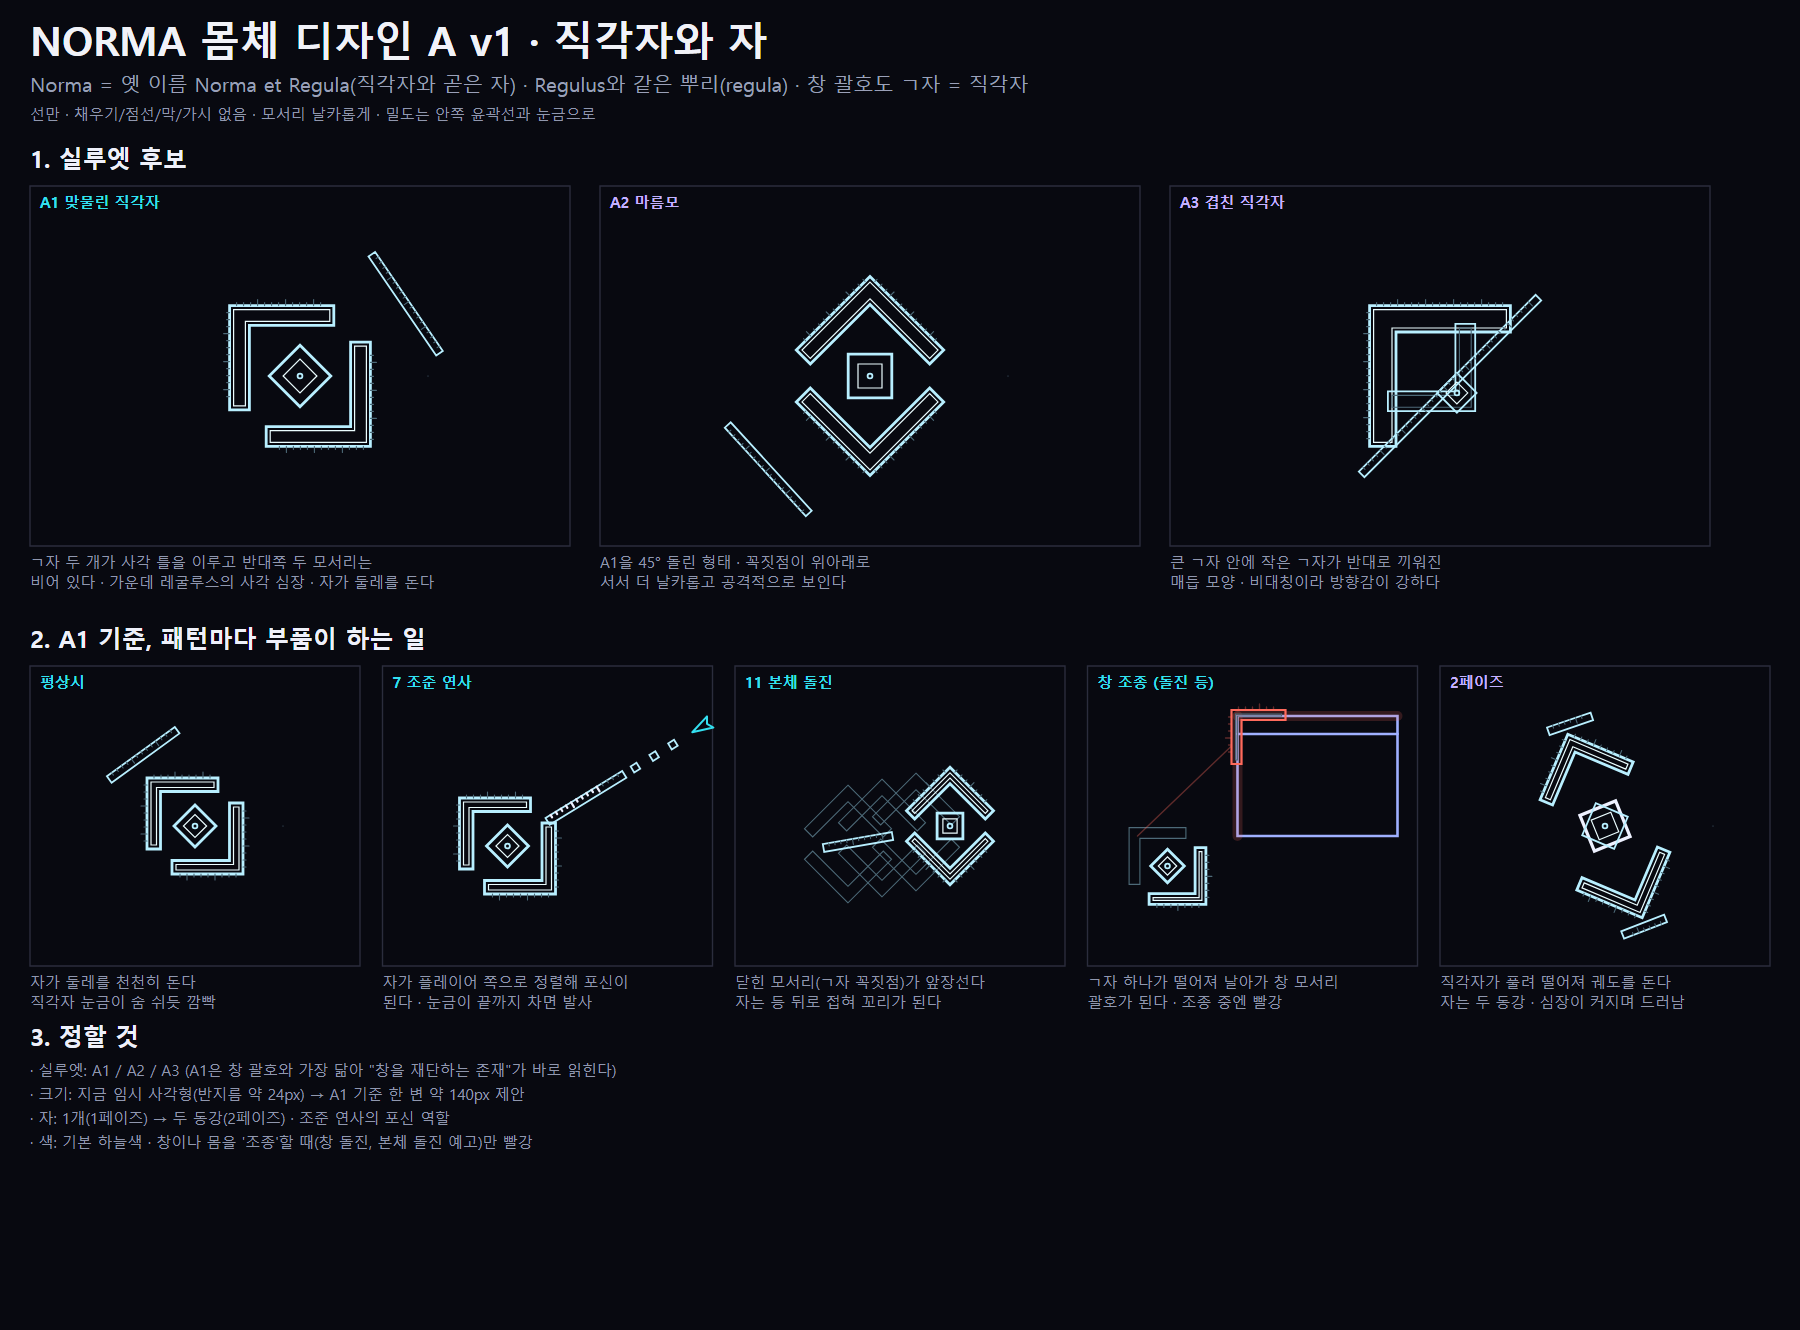

Reproduce this figure in Python.
"""NORMA body design A v1 (SVG): the carpenter's square and rule.

Norma was "Norma et Regula" (set square and rule); Regulus shares the root.
The body is two interlocking L set squares around Regulus' square heart, with
a graduated rule orbiting it. Lines only: no fills, no dashed lines, no
plates, no thorn spikes; density comes from inset contours and tick marks.
Usage: python Norma_Body_Design_A_v1.py <out_dir>
"""
import math, sys, os

OUT = sys.argv[1]
TAU = math.tau

STYLE = """
*{vector-effect:non-scaling-stroke}
.bg{fill:#080910}
.frame{fill:none;stroke:#2b2d3d;stroke-width:1.4}
.i{fill:none;stroke:#b8efff;stroke-width:1.8;stroke-linecap:round;stroke-linejoin:miter}
.it{fill:none;stroke:#b8efff;stroke-width:2.8;stroke-linecap:round;stroke-linejoin:miter}
.ig{fill:none;stroke:#b8efff;stroke-opacity:.20;stroke-width:9;stroke-linecap:round}
.id{fill:none;stroke:#4d6a78;stroke-width:1.1;stroke-linecap:round;stroke-linejoin:miter}
.ih{fill:none;stroke:#ebfdff;stroke-width:1.2;stroke-linecap:round;stroke-linejoin:miter}
.w{fill:none;stroke:#eef1ff;stroke-width:2.2;stroke-linecap:round;stroke-linejoin:miter}
.wt{fill:none;stroke:#eef1ff;stroke-width:3.2;stroke-linecap:round;stroke-linejoin:miter}
.b{fill:none;stroke:#7f93ff;stroke-width:1.6;stroke-linecap:round;stroke-linejoin:miter}
.bt{fill:none;stroke:#9fb0ff;stroke-width:2.6;stroke-linecap:round;stroke-linejoin:miter}
.v{fill:none;stroke:#c3b2ff;stroke-width:1.5;stroke-linecap:round;stroke-linejoin:miter}
.c{fill:none;stroke:#34e0f0;stroke-width:2;stroke-linecap:round;stroke-linejoin:round}
.r{fill:none;stroke:#ff6a5c;stroke-width:2.2;stroke-linecap:round;stroke-linejoin:miter}
.rd{fill:none;stroke:#ff6a5c;stroke-opacity:.35;stroke-width:1.4;stroke-linecap:round;stroke-linejoin:miter}
.rg{fill:none;stroke:#ff6a5c;stroke-opacity:.18;stroke-width:10;stroke-linecap:round}
.t1{font:700 40px 'Malgun Gothic','Noto Sans CJK KR',sans-serif;fill:#f1f2f8}
.t2{font:20px 'Malgun Gothic','Noto Sans CJK KR',sans-serif;fill:#9aa0b8}
.h{font:700 24px 'Malgun Gothic','Noto Sans CJK KR',sans-serif;fill:#eef0fa}
.s{font:15px 'Malgun Gothic','Noto Sans CJK KR',sans-serif;fill:#9097ae}
.hc{font:700 15px 'Malgun Gothic','Noto Sans CJK KR',sans-serif;fill:#34e0f0}
.hv{font:700 15px 'Malgun Gothic','Noto Sans CJK KR',sans-serif;fill:#c3b2ff}
.hb{font:700 13px 'Malgun Gothic','Noto Sans CJK KR',sans-serif;fill:#8fa2ff}
"""


class Svg:
    def __init__(self, w, h, title):
        self.w, self.h, self.title, self.o = w, h, title, []

    def path(self, cls, d):
        self.o.append(f'<path class="{cls}" d="{d}"/>')

    def line(self, cls, x1, y1, x2, y2):
        self.path(cls, f"M{x1:.1f} {y1:.1f} {x2:.1f} {y2:.1f}")

    def poly(self, cls, pts, close=True):
        self.path(cls, "M" + " ".join(f"{x:.1f} {y:.1f}" for x, y in pts) + ("Z" if close else ""))

    def circle(self, cls, x, y, r):
        self.o.append(f'<circle class="{cls}" cx="{x:.1f}" cy="{y:.1f}" r="{r:.1f}"/>')

    def arc(self, cls, x, y, r, a0, sweep):
        x0, y0 = x + math.cos(a0) * r, y + math.sin(a0) * r
        x1, y1 = x + math.cos(a0 + sweep) * r, y + math.sin(a0 + sweep) * r
        self.path(cls, f"M{x0:.1f} {y0:.1f} A{r:.1f} {r:.1f} 0 {1 if sweep > math.pi else 0} 1 {x1:.1f} {y1:.1f}")

    def rect(self, cls, x, y, w, h):
        self.o.append(f'<rect class="{cls}" x="{x:.1f}" y="{y:.1f}" width="{w:.1f}" height="{h:.1f}"/>')

    def text(self, cls, x, y, s, anchor="start"):
        s = s.replace("&", "&amp;").replace("<", "&lt;")
        self.o.append(f'<text class="{cls}" x="{x:.1f}" y="{y:.1f}" text-anchor="{anchor}">{s}</text>')

    def lines(self, cls, x, y, rows, gap=20):
        for i, r in enumerate(rows):
            self.text(cls, x, y + i * gap, r)

    def save(self, name):
        svg = (f'<svg xmlns="http://www.w3.org/2000/svg" viewBox="0 0 {self.w} {self.h}" '
               f'width="{self.w}" height="{self.h}"><title>{self.title}</title>'
               f'<defs><style>{STYLE}</style></defs>'
               f'<rect class="bg" width="{self.w}" height="{self.h}"/>\n' + "\n".join(self.o) + "\n</svg>")
        with open(os.path.join(OUT, name), "w", encoding="utf-8") as f:
            f.write(svg)


def xf(cx, cy, ang, s=1.0):
    """Local (x, y) -> board, rotated by ang and scaled."""
    c, n = math.cos(ang), math.sin(ang)
    return lambda x, y: (cx + (x * c - y * n) * s, cy + (x * n + y * c) * s)


# ---------- parts ----------

def set_square(S, T, arm, th, cls="it", inset=True, ticks=True, tcls="id"):
    """An L set square with its corner at local (0, 0), arms along +x and +y.
    T maps local points to the board."""
    pts = [(0, 0), (arm, 0), (arm, th), (th, th), (th, arm), (0, arm)]
    S.poly(cls, [T(*p) for p in pts])
    if inset:
        g = 4.0
        ins = [(g, g), (arm - g, g), (arm - g, th - g), (th - g, th - g), (th - g, arm - g), (g, arm - g)]
        S.poly("ih" if cls in ("it", "wt") else "id", [T(*p) for p in ins])
    if ticks:
        # graduations along the outer edges, longer every fourth
        n = int(arm / 7)
        for k in range(1, n):
            d = k * 7.0
            ln = 6.0 if k % 4 == 0 else 3.0
            S.line(tcls, *T(d, 0), *T(d, -ln))
            S.line(tcls, *T(0, d), *T(-ln, d))


def heart(S, x, y, r, cls="it", ang=0.0, open_=False):
    """Regulus' square heart: a square on its corner, an inset square, a point."""
    pts = [(x + math.cos(ang + math.pi / 4 + k * math.pi / 2) * r,
            y + math.sin(ang + math.pi / 4 + k * math.pi / 2) * r) for k in range(4)]
    S.poly(cls, [(x + math.cos(ang + k * math.pi / 2) * r, y + math.sin(ang + k * math.pi / 2) * r) for k in range(4)])
    S.poly("ih", [(x + math.cos(ang + k * math.pi / 2) * r * 0.55, y + math.sin(ang + k * math.pi / 2) * r * 0.55) for k in range(4)])
    if open_:
        S.poly("i", [(x + math.cos(ang + math.pi / 4 + k * math.pi / 2) * r * 0.9,
                      y + math.sin(ang + math.pi / 4 + k * math.pi / 2) * r * 0.9) for k in range(4)])
    S.circle("i", x, y, 2.4)


def rule(S, x, y, ang, length, th=8.0, cls="i", lit=0.0):
    """The graduated rule, centred at (x, y) along angle ang."""
    T = xf(x, y, ang)
    h = length / 2
    S.poly(cls, [T(-h, -th / 2), T(h, -th / 2), T(h, th / 2), T(-h, th / 2)])
    n = int(length / 6)
    for k in range(1, n):
        d = -h + k * 6.0
        ln = th * 0.7 if k % 5 == 0 else th * 0.35
        lit_k = lit > 0 and (k / n) < lit
        S.line("w" if lit_k else "id", *T(d, -th / 2), *T(d, -th / 2 + ln))


def norma_a1(S, x, y, s=1.0, ang=0.0, spread=0.0, cls="it", heart_open=False, red=False, detail=True):
    """Variant A1: two Ls interlocked into a square frame, gaps at the
    other two corners; `spread` pushes them apart (phase 2)."""
    side = 64 * s
    arm, th = side * 0.74, 9 * s
    for k in (0, 2):
        # each L's corner sits at a frame corner; the second is turned 180
        T0 = xf(x, y, ang + (math.pi if k == 2 else 0.0))
        T = (lambda T0: (lambda u, v: T0(u - side / 2 - spread, v - side / 2 - spread)))(T0)
        set_square(S, T, arm, th, "r" if red else cls, inset=detail, ticks=detail)
    if detail:
        heart(S, x, y, 14 * s * (1.3 if heart_open else 1.0), "wt" if heart_open else cls, ang, heart_open)


def norma_a2(S, x, y, s=1.0):
    """Variant A2: the same pair turned 45 degrees: a diamond outline."""
    norma_a1(S, x, y, s, ang=math.pi / 4)


def norma_a3(S, x, y, s=1.0):
    """Variant A3: one large L with a small one nested in its crook, like a
    square knot; the rule crosses both."""
    side = 64 * s
    T = xf(x, y, 0.0)
    set_square(S, lambda u, v: T(u - side / 2, v - side / 2), side, 12 * s, "it")
    T2 = xf(x, y, math.pi)
    set_square(S, lambda u, v: T2(u - side * 0.25, v - side * 0.25), side * 0.62, 9 * s, "i", ticks=False)
    heart(S, x + side * 0.12, y + side * 0.12, 9 * s, "i")


def player(S, x, y, ang=-90):
    a = math.radians(ang)
    S.poly("c", [(x + r * math.cos(a + math.radians(da)), y + r * math.sin(a + math.radians(da)))
                 for da, r in ((0, 13), (140, 10), (180, 4), (220, 10))])


def shard(S, x, y, ang, s=7, cls="i"):
    u = (math.cos(ang), math.sin(ang)); v = (-u[1], u[0])
    S.poly(cls, [(x + (px * u[0] + py * v[0]) * s, y + (px * u[1] + py * v[1]) * s)
                 for px, py in ((-.5, -.5), (.5, -.5), (.5, .5), (-.5, .5))])


def pane(S, x, y, w, h, cls="bt"):
    S.rect(cls, x, y, w, h)
    S.line(cls, x, y + 18, x + w, y + 18)


# ---------- board ----------

def frame(S, x, y, w, h, tag, cls_tag, caption):
    S.rect("frame", x, y, w, h)
    S.text(cls_tag, x + 10, y + 22, tag)
    S.lines("s", x, y + h + 22, caption)


def board():
    W, H = 1800, 1330
    S = Svg(W, H, "NORMA 몸체 디자인 A v1")
    S.text("t1", 30, 56, "NORMA 몸체 디자인 A v1 · 직각자와 자")
    S.text("t2", 30, 92, "Norma = 옛 이름 Norma et Regula(직각자와 곧은 자) · Regulus와 같은 뿌리(regula) · 창 괄호도 ㄱ자 = 직각자")
    S.text("s", 30, 120, "선만 · 채우기/점선/막/가시 없음 · 모서리 날카롭게 · 밀도는 안쪽 윤곽선과 눈금으로")

    # --- row 1: silhouettes
    S.text("h", 30, 168, "1. 실루엣 후보")
    fw, fh, y1 = 540, 360, 186
    variants = [
        ("A1  맞물린 직각자", "hc", ["ㄱ자 두 개가 사각 틀을 이루고 반대쪽 두 모서리는", "비어 있다 · 가운데 레굴루스의 사각 심장 · 자가 둘레를 돈다"]),
        ("A2  마름모", "hv", ["A1을 45° 돌린 형태 · 꼭짓점이 위아래로", "서서 더 날카롭고 공격적으로 보인다"]),
        ("A3  겹친 직각자", "hv", ["큰 ㄱ자 안에 작은 ㄱ자가 반대로 끼워진", "매듭 모양 · 비대칭이라 방향감이 강하다"]),
    ]
    for i, (tag, cls, cap) in enumerate(variants):
        fx = 30 + i * (fw + 30)
        frame(S, fx, y1, fw, fh, tag, cls, cap)
        cx, cy = fx + fw / 2, y1 + fh / 2 + 10
        if i == 0:
            norma_a1(S, cx, cy, 2.2)
            S.arc("id", cx, cy, 128, 0, TAU)
            rule(S, cx + 128 * math.cos(-0.6), cy + 128 * math.sin(-0.6), -0.6 + math.pi / 2, 120)
        elif i == 1:
            norma_a2(S, cx, cy, 2.2)
            S.arc("id", cx, cy, 138, 0, TAU)
            rule(S, cx + 138 * math.cos(2.4), cy + 138 * math.sin(2.4), 2.4 + math.pi / 2, 120)
        else:
            norma_a3(S, cx, cy, 2.2)
            rule(S, cx + 10, cy + 10, -math.pi / 4, 250)

    # --- row 2: what each part does (A1)
    y2 = y1 + fh + 120
    S.text("h", 30, y2 - 18, "2. A1 기준, 패턴마다 부품이 하는 일")
    sw, sh = 330, 300
    gap = (W - 60 - 5 * sw) / 4

    def st(i):
        return 30 + i * (sw + gap)

    # idle
    fx = st(0); frame(S, fx, y2, sw, sh, "평상시", "hc", ["자가 둘레를 천천히 돈다", "직각자 눈금이 숨 쉬듯 깜빡"])
    cx, cy = fx + sw / 2, y2 + sh / 2 + 10
    norma_a1(S, cx, cy, 1.5)
    S.arc("id", cx, cy, 88, 0, TAU)
    rule(S, cx + 88 * math.cos(-2.2), cy + 88 * math.sin(-2.2), -2.2 + math.pi / 2, 84)

    # aim
    fx = st(1); frame(S, fx, y2, sw, sh, "7 조준 연사", "hc", ["자가 플레이어 쪽으로 정렬해 포신이", "된다 · 눈금이 끝까지 차면 발사"])
    cx, cy = fx + sw / 2 - 40, y2 + sh / 2 + 30
    norma_a1(S, cx, cy, 1.5)
    a = -0.55
    player(S, cx + 230 * math.cos(a), cy + 230 * math.sin(a), 150)
    rcx, rcy = cx + 92 * math.cos(a), cy + 92 * math.sin(a)
    rule(S, rcx, rcy, a, 90, lit=0.7)
    for j in range(3):
        d = 150 + j * 22
        shard(S, cx + d * math.cos(a), cy + d * math.sin(a), a, 7)

    # dash
    fx = st(2); frame(S, fx, y2, sw, sh, "11 본체 돌진", "hc", ["닫힌 모서리(ㄱ자 꼭짓점)가 앞장선다", "자는 등 뒤로 접혀 꼬리가 된다"])
    cx, cy = fx + sw / 2 + 50, y2 + sh / 2 + 10
    for j in (3, 2, 1):
        norma_a1(S, cx - j * 34, cy + j * 6, 1.3, ang=math.pi / 4 + math.pi, cls="id", detail=False)
    norma_a1(S, cx, cy, 1.3, ang=math.pi / 4 + math.pi)
    rule(S, cx - 92, cy + 16, math.radians(-10), 70)

    # pane command
    fx = st(3); frame(S, fx, y2, sw, sh, "창 조종 (돌진 등)", "hc", ["ㄱ자 하나가 떨어져 날아가 창 모서리", "괄호가 된다 · 조종 중엔 빨강"])
    cx, cy = fx + 80, y2 + sh / 2 + 50
    side = 64 * 1.2
    T0 = xf(cx, cy, 0.0)
    set_square(S, lambda u, v: T0(u - side / 2, v - side / 2), side * 0.74, 9 * 1.2, "id", inset=False, ticks=False)   # where it left
    T2 = xf(cx, cy, math.pi)
    set_square(S, lambda u, v: T2(u - side / 2, v - side / 2), side * 0.74, 9 * 1.2, "it")
    heart(S, cx, cy, 14 * 1.2)
    px, py, pw, ph = fx + 150, y2 + 50, 160, 120
    pane(S, px, py, pw, ph, "bt")
    S.line("rg", px, py, px + pw, py)
    S.line("rg", px, py, px, py + ph)
    Tp = xf(px, py, 0.0)
    set_square(S, lambda u, v: Tp(u - 6, v - 6), 54, 10, "r", ticks=True, tcls="rd")
    S.line("rd", cx - 30, cy - 30, px - 6, py + 30)

    # phase 2
    fx = st(4); frame(S, fx, y2, sw, sh, "2페이즈", "hv", ["직각자가 풀려 떨어져 궤도를 돈다", "자는 두 동강 · 심장이 커지며 드러남"])
    cx, cy = fx + sw / 2, y2 + sh / 2 + 10
    norma_a1(S, cx, cy, 1.5, ang=0.4, spread=22, heart_open=True)
    S.arc("id", cx, cy, 108, 0, TAU)
    rule(S, cx + 108 * math.cos(-1.9), cy + 108 * math.sin(-1.9), -1.9 + math.pi / 2, 46)
    rule(S, cx + 108 * math.cos(1.2), cy + 108 * math.sin(1.2), 1.2 + math.pi / 2, 46)

    # --- notes
    yn = y2 + sh + 80
    S.text("h", 30, yn, "3. 정할 것")
    S.lines("s", 30, yn + 30, [
        "· 실루엣: A1 / A2 / A3  (A1은 창 괄호와 가장 닮아 \"창을 재단하는 존재\"가 바로 읽힌다)",
        "· 크기: 지금 임시 사각형(반지름 약 24px) → A1 기준 한 변 약 140px 제안",
        "· 자: 1개(1페이즈) → 두 동강(2페이즈) · 조준 연사의 포신 역할",
        "· 색: 기본 하늘색 · 창이나 몸을 '조종'할 때(창 돌진, 본체 돌진 예고)만 빨강",
    ], 24)
    S.save("Norma_Body_Design_A_v1.svg")


board()
print("ok")
